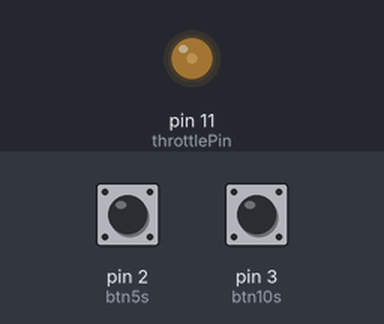
Simulated run of this sketch. Board: Arduino Uno, built with avr-gcc and run on an emulated ATmega328P. Shown: output pins drawn as LEDs (lit = HIGH). Inputs (shaded band) come from the test bench; at power-on: pin 2 (btn5s) HIGH, pin 3 (btn10s) HIGH.

Above: at 1.2 s.
1.3 s: pin 2 (btn5s) pulled LOW for 1 s
At 1.49 s:
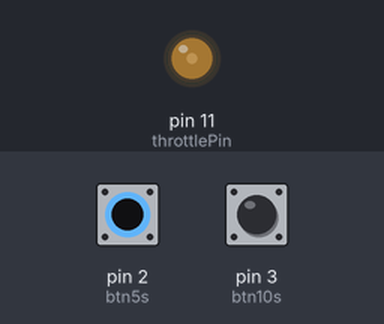
3.8 s: pin 2 (btn5s) pulled LOW for 3.2 s
At 5.57 s:
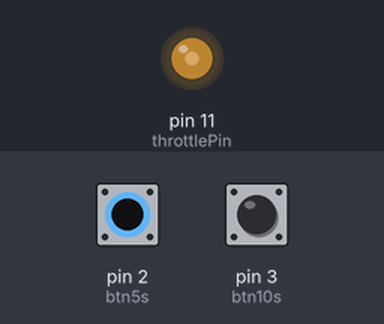
8.5 s: pin 3 (btn10s) pulled LOW for 1 s
At 9.8 s:
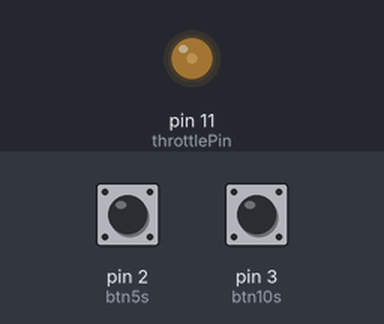
11.5 s: pin 2 (btn5s) driven LOW and pin 3 (btn10s) driven LOW
At 17.5 s:
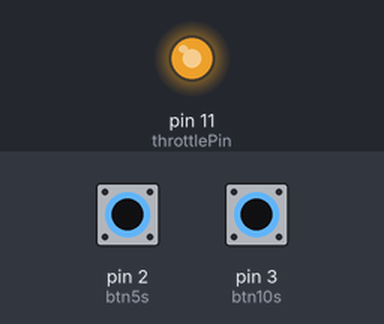
Timing chart, 0 to 18.5 s (numbered marks = the images above; inputs shaded):
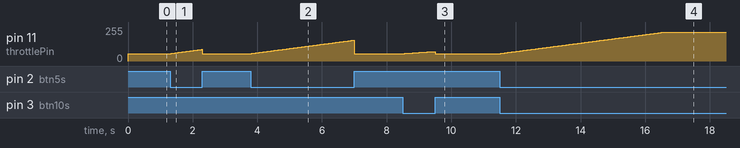

Measured:
- after the input at 1.3 s, pin 11 (throttlePin): rises from 56/255 to 87/255 in 0.95 s, then falls to 56/255 in 0.02 s
- after the input at 3.8 s, pin 11 (throttlePin): rises from 56/255 to 156/255 in 3.1 s, then falls to 56/255 in 0.04 s
- after the input at 8.5 s, pin 11 (throttlePin): rises from 56/255 to 71/255 in 0.89 s, then falls to 56/255 in 0.05 s
- after the input at 11.5 s, pin 11 (throttlePin): moves from 56/255 to 214/255 over 5.0 s, starting at once

The sketch:

sem_limitador_controle_comercial_bldc.ino
```cpp
const int throttlePin = 11; // PWM saída
const int btn5s = 2;
const int btn10s = 3;

// Valores de PWM correspondentes ao throttle
// Ajuste fino pode ser necessário!
const int pwmMin = 56;   // ~1.1V
const int pwmMax = 214;  // ~4.2V

unsigned long startTime = 0;
bool rampActive = false;
int rampDuration = 0; // em ms

void setup() {
  pinMode(throttlePin, OUTPUT);
  pinMode(btn5s, INPUT_PULLUP);
  pinMode(btn10s, INPUT_PULLUP);

  analogWrite(throttlePin, pwmMin); // começa em idle
}

void loop() {
  bool btn5Pressed = digitalRead(btn5s) == LOW;
  bool btn10Pressed = digitalRead(btn10s) == LOW;

  // Detecta qual botão foi pressionado
  if (btn5Pressed) {
    startRamp(5000);
  } else if (btn10Pressed) {
    startRamp(10000);
  }

  // Se nenhum botão pressionado → corta aceleração
  if (!btn5Pressed && !btn10Pressed) {
    rampActive = false;
    analogWrite(throttlePin, pwmMin);
    return;
  }

  // Executa a rampa
  if (rampActive) {
    unsigned long elapsed = millis() - startTime;

    float progress = (float)elapsed / rampDuration;
    if (progress > 1.0) progress = 1.0;

    int pwmValue = pwmMin + (pwmMax - pwmMin) * progress;
    analogWrite(throttlePin, pwmValue);
  }
}

void startRamp(int duration) {
  // Só reinicia se ainda não estiver ativo
  if (!rampActive) {
    rampActive = true;
    rampDuration = duration;
    startTime = millis();
  }
}
```
